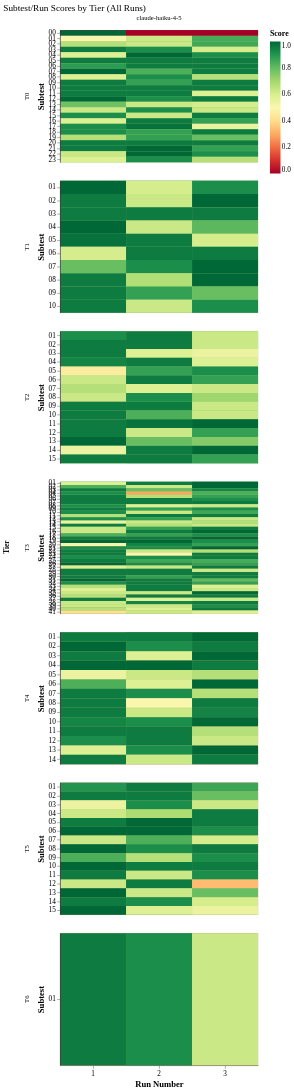

Write the Vega-Lite specification saved for this chart.
### Vega-Lite specification from a JSON file in a GitHub repository (floating-point values rounded to 4 significant figures; data arrays with more than 128 entries replaced by an {"elided": "..."} marker saying what was removed)
{"config": {"font": "serif", "axis": {"labelFontSize": 11, "titleFontSize": 13, "gridColor": "#e0e0e0", "domainColor": "#333333"}, "legend": {"labelFontSize": 11, "titleFontSize": 12}, "title": {"fontSize": 14, "anchor": "start", "fontWeight": "normal"}, "view": {"stroke": null, "continuousWidth": 400, "continuousHeight": 300}, "mark": {"tooltip": true}}, "data": {"name": "data-6e1ea2971dab7efbee59f4f1e86bf9a0"}, "facet": {"column": {"field": "agent_model", "title": null, "type": "nominal"}, "row": {"field": "tier", "sort": ["T0", "T1", "T2", "T3", "T4", "T5", "T6"], "title": "Tier", "type": "ordinal"}}, "spec": {"mark": {"type": "rect"}, "encoding": {"color": {"field": "score", "scale": {"domain": [0, 1], "scheme": "redyellowgreen"}, "title": "Score", "type": "quantitative"}, "tooltip": [{"field": "tier", "title": "Tier", "type": "ordinal"}, {"field": "subtest", "title": "Subtest", "type": "ordinal"}, {"field": "run_number", "title": "Run", "type": "ordinal"}, {"field": "score", "format": ".3f", "title": "Score", "type": "quantitative"}], "x": {"axis": {"labelAngle": 0}, "field": "run_number", "title": "Run Number", "type": "ordinal"}, "y": {"field": "subtest", "sort": ["00", "01", "02", "03", "04", "05", "06", "07", "08", "09", "10", "11", "12", "13", "14", "15", "16", "17", "18", "19", "20", "21", "22", "23", "24", "25", "26", "27", "28", "29", "30", "31", "32", "33", "34", "35", "36", "37", "38", "39", "40", "41"], "title": "Subtest", "type": "ordinal"}}, "height": 200, "width": 300}, "resolve": {"scale": {"y": "independent"}}, "title": "Subtest/Run Scores by Tier (All Runs)", "$schema": "https://vega.github.io/schema/vega-lite/v6.1.0.json", "datasets": {"data-6e1ea2971dab7efbee59f4f1e86bf9a0": {"elided": "1080 records"}}}
